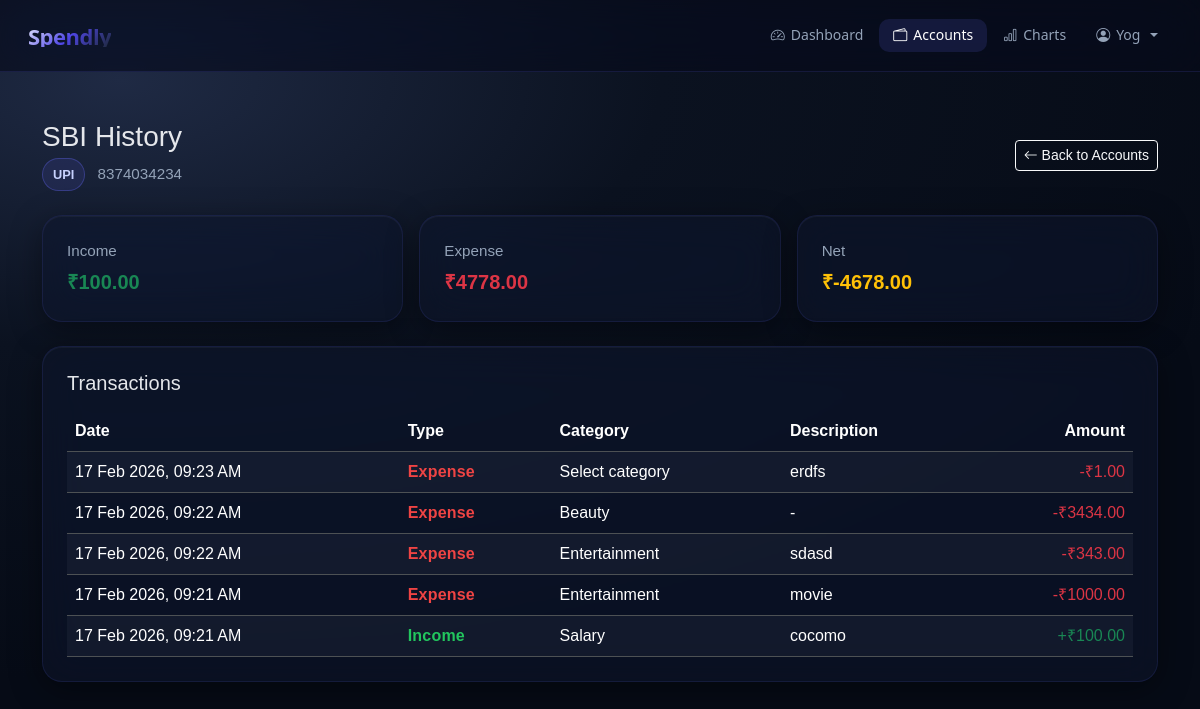
Page /accounts/2/history (signed in) on the earlier database version.
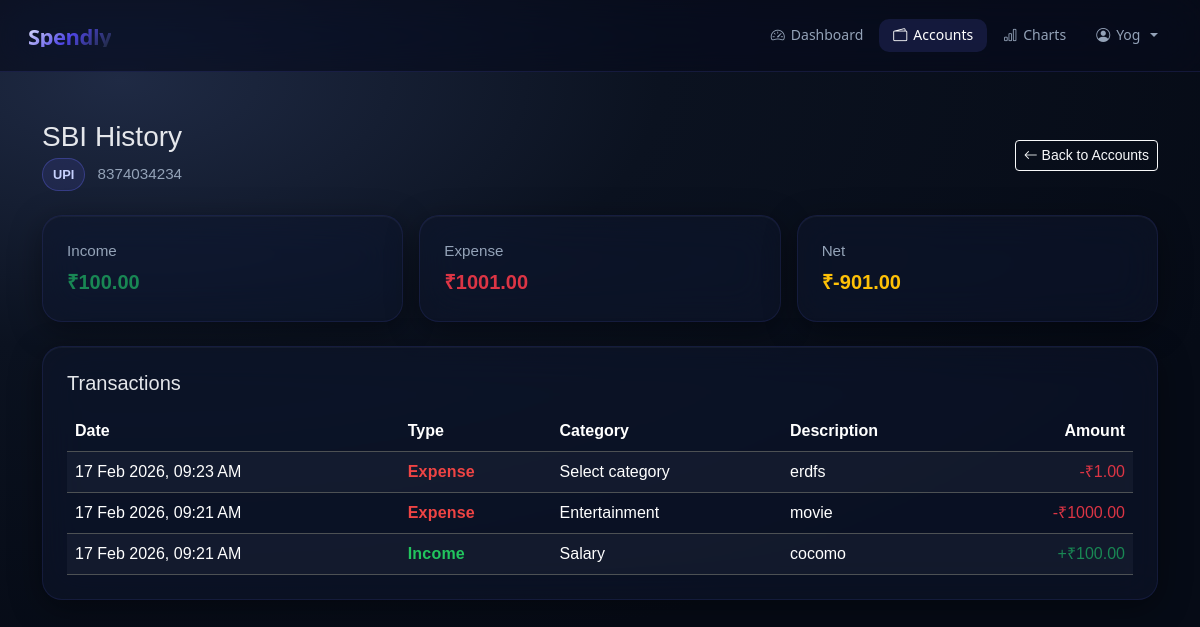
Same page on the later database version.
### models.py (models this page shows)
class User(db.Model, UserMixin):
    id = db.Column(db.Integer, primary_key=True)
    email = db.Column(db.String(150), unique=True)
    password = db.Column(db.String(150))
    first_name = db.Column(db.String(150))
    gender = db.Column(db.String(20))
    number = db.Column(db.String(20))
    notes = db.relationship('Note')
    expenses = db.relationship('Expense')
    accounts = db.relationship('Account')

class Account(db.Model):
    id = db.Column(db.Integer, primary_key=True)
    name = db.Column(db.String(150), nullable=False)
    number = db.Column(db.String(100), nullable=False)
    type = db.Column(db.String(50), nullable=False)
    balance = db.Column(db.Float, nullable=False)
    user_id = db.Column(db.Integer, db.ForeignKey('user.id'), nullable=False)

class Expense(db.Model):
    id = db.Column(db.Integer, primary_key=True)
    amount = db.Column(db.Float, nullable=False)
    category = db.Column(db.String(100), nullable=False)
    type = db.Column(db.String(20), nullable=False)  # 'Income' or 'Expense'
    description = db.Column(db.String(500))
    payment_mode = db.Column(db.String(50))
    date = db.Column(db.DateTime(timezone=True), default=func.now())
    user_id = db.Column(db.Integer, db.ForeignKey('user.id'), nullable=False)

### views.py (the view)
@views.route('/accounts/<int:account_id>/history', methods=['GET'])
@login_required
def account_history(account_id):
    account = Account.query.get(account_id)
    if not account or account.user_id != current_user.id:
        flash('Account not found.', category='error')
        return redirect(url_for('views.accounts'))
    transactions = (Expense.query
                    .filter(Expense.user_id == current_user.id)
                    .filter(or_(Expense.payment_mode == str(account.id),
                                Expense.payment_mode == account.name))
                    .order_by(Expense.date.desc())
                    .all())
    total_income = sum(t.amount for t in transactions if t.type == 'Income')
    total_expense = sum(t.amount for t in transactions if t.type == 'Expense')
    return render_template(
        'account_history.html',
        user=current_user,
        account=account,
        transactions=transactions,
        total_income=total_income,
        total_expense=total_expense,
        net_balance=total_income - total_expense,
    )

### __init__.py (called while the page is built)
def create_app():
    app = Flask(__name__)
    app.config['SECRET_KEY'] = 'ayisgdysiasgdasikasjdhaskydgk'
    app.config['SQLALCHEMY_DATABASE_URI'] = f'sqlite:///{DB_NAME}'
    db.init_app(app)
    from views import views
    from auth import auth
    app.register_blueprint(views, url_prefix='/')
    app.register_blueprint(auth, url_prefix='/')
    from models import User, Note, Expense, Account
    with app.app_context():
        db.create_all()
    login_manager = LoginManager()
    login_manager.login_view = 'auth.login'
    login_manager.init_app(app)
    @login_manager.user_loader
    def load_user(id):
        return User.query.get(int(id))
    return app

### templates/account_history.html (shortened to what this page needs)
<!doctype html>
<html lang="en">
<head>
  <link href="https://cdn.jsdelivr.net/npm/bootstrap@5.3.2/dist/css/bootstrap.min.css" rel="stylesheet" />
  <link href="https://cdn.jsdelivr.net/npm/bootstrap-icons/font/bootstrap-icons.css" rel="stylesheet" />
</head>
<body>
  {% include "_navbar.html" %}
  <div class="container py-5">
    <div class="d-flex flex-wrap justify-content-between align-items-center mb-4 gap-3">
      <div>
        <h3 class="mb-1">{{ account.name }} History</h3>
        <div class="meta">
          <span class="chip me-2">{{ account.type }}</span>
          <span>{{ account.number or '-' }}</span>
        </div>
      </div>
      <a href="{{ url_for('views.accounts') }}" class="btn btn-outline-light btn-sm">
        <i class="bi bi-arrow-left"></i> Back to Accounts
      </a>
    </div>
    <div class="row g-3 mb-4">
      <div class="col-md-4">
        <div class="glass-card">
          <div class="meta mb-1">Income</div>
          <div class="summary-value text-success">₹{{ "%.2f"|format(total_income) }}</div>
        </div>
      </div>
      <div class="col-md-4">
        <div class="glass-card">
          <div class="meta mb-1">Expense</div>
          <div class="summary-value text-danger">₹{{ "%.2f"|format(total_expense) }}</div>
        </div>
      </div>
      <div class="col-md-4">
        <div class="glass-card">
          <div class="meta mb-1">Net</div>
          <div class="summary-value {% if net_balance >= 0 %}text-info{% else %}text-warning{% endif %}">
            ₹{{ "%.2f"|format(net_balance) }}
          </div>
        </div>
      </div>
    </div>
    <div class="glass-card">
      <h5 class="mb-3">Transactions</h5>
      {% if transactions %}
      <div class="table-responsive">
        <table class="table table-dark table-striped align-middle mb-0">
          <thead>
            <tr class="text-secondary">
              <th>Date</th>
              <th>Type</th>
              <th>Category</th>
              <th>Description</th>
              <th class="text-end">Amount</th>
            </tr>
          </thead>
          <tbody>
            {% for t in transactions %}
            <tr>
              <td>{{ t.date.strftime('%d %b %Y, %I:%M %p') }}</td>
              <td>
                <span class="type-text {% if t.type == 'Income' %}income{% else %}expense{% endif %}">
                  {{ t.type }}
                </span>
              </td>
              <td>{{ t.category }}</td>
              <td>{{ t.description or '-' }}</td>
              <td class="text-end {% if t.type == 'Income' %}text-success{% else %}text-danger{% endif %}">
                {% if t.type == 'Income' %}+{% else %}-{% endif %}₹{{ "%.2f"|format(t.amount) }}
              </td>
            </tr>
            {% endfor %}
          </tbody>
        </table>
      </div>
      {% else %}
      <p class="text-secondary mb-0">No transactions found for this account yet.</p>
      {% endif %}
    </div>
  </div>
</body>
</html>

### templates/_navbar.html (shortened to what this page needs)
<nav id="shared-app-navbar" class="navbar navbar-expand-lg">
  <a class="shared-navbar-brand" href="{{ url_for('views.dashboard') }}">
    Spendly
  </a>
  {% set current_path = request.path %}
  <div class="collapse navbar-collapse shared-nav-collapse" id="navMenu">
    <ul class="shared-nav-list">
      {% if user is defined and user and user.is_authenticated %}
      <li class="nav-item">
        <a class="shared-nav-link {% if current_path == '/dashboard' %}active{% endif %}"
          href="{{ url_for('views.dashboard') }}">
          <i class="bi bi-speedometer2"></i> Dashboard
        </a>
      </li>
      <li class="nav-item">
        <a class="shared-nav-link {% if current_path == '/accounts' or current_path.startswith('/accounts/') %}active{% endif %}"
          href="{{ url_for('views.accounts') }}">
          <i class="bi bi-wallet2"></i> Accounts
        </a>
      </li>
      <li class="nav-item">
        <a class="shared-nav-link {% if current_path == '/charts' %}active{% endif %}"
          href="{{ url_for('views.charts') }}">
          <i class="bi bi-bar-chart"></i> Charts
        </a>
      </li>
      <li class="nav-item dropdown">
        <a class="shared-nav-link dropdown-toggle {% if current_path == '/profile' %}active{% endif %}" href="#"
          id="navbarDropdown" role="button" data-bs-toggle="dropdown" data-toggle="dropdown" aria-expanded="false">
          <i class="bi bi-person-circle"></i> {{ user.first_name }}
        </a>
      </li>
      {% endif %}
    </ul>
  </div>
</nav>

### templates/account_history.html (style rules this page uses)
* { box-sizing: border-box; }
body { font-family: "Poppins", sans-serif; background: radial-gradient(1200px 600px at 10% 10%, #1f2a44, #0b1220 45%, #060b16); margin: 0; color: #e5e7eb; min-height: 100vh; }
.glass-card { background: rgba(15, 23, 42, 0.55); backdrop-filter: blur(20px) saturate(1.4); -webkit-backdrop-filter: blur(20px) saturate(1.4); border: 1px solid rgba(99, 102, 241, 0.12); border-radius: 20px; padding: 24px; box-shadow: 0 8px 32px rgba(0, 0, 0, 0.4), inset 0 1px 0 rgba(255, 255, 255, 0.04); }
.meta { color: #94a3b8; font-size: 0.95rem; }
.chip { display: inline-block; padding: 6px 10px; border-radius: 999px; font-size: 0.8rem; font-weight: 600; border: 1px solid rgba(99, 102, 241, 0.35); color: #c7d2fe; background: rgba(99, 102, 241, 0.12); }
.summary-value { font-size: 1.25rem; font-weight: 700; }
.type-text { font-weight: 700; letter-spacing: 0.2px; }
.type-text.income { color: #22c55e; }
.type-text.expense { color: #ef4444; }
.table-dark { --bs-table-bg: transparent; --bs-table-striped-bg: rgba(148, 163, 184, 0.06); --bs-table-hover-bg: rgba(99, 102, 241, 0.12); }

### templates/_navbar.html (style rules this page uses)
#shared-app-navbar { --nav-bg: rgba(8, 12, 25, 0.65); --nav-border: rgba(99, 102, 241, 0.15); --link: #94a3b8; --link-active-bg: rgba(99, 102, 241, 0.15); --link-active: #ffffff; --dropdown-bg: rgba(15, 23, 42, 0.95); --dropdown-border: rgba(99, 102, 241, 0.3); --font: system-ui, -apple-system, "Segoe UI", sans-serif; background: var(--nav-bg) !important; backdrop-filter: blur(24px) saturate(1.6) !important; -webkit-backdrop-filter: blur(24px) saturate(1.6) !important; border-bottom: 1px solid var(--nav-border) !important; padding: 12px 28px !important; min-height: 72px; font-family: var(--font) !important; box-sizing: border-box; }
#shared-app-navbar * { box-sizing: border-box; font-family: inherit !important; }
#shared-app-navbar .shared-navbar-brand { font-weight: 800 !important; font-size: 22px !important; line-height: 1 !important; letter-spacing: -0.5px !important; display: inline-flex !important; align-items: center !important; gap: 0 !important; text-decoration: none !important; white-space: nowrap !important; background: linear-gradient(135deg, #e5e7ff, #4f46e5, #1e293b); -webkit-background-clip: text; -webkit-text-fill-color: transparent; background-clip: text; margin: 0; padding: 0; }
#shared-app-navbar .shared-nav-collapse { justify-content: flex-end !important; }
#shared-app-navbar .shared-nav-list { display: flex !important; align-items: center !important; margin-left: auto !important; margin-bottom: 0 !important; padding-left: 0 !important; gap: 2px !important; list-style: none !important; }
#shared-app-navbar .nav-item { margin: 0 !important; padding: 0 !important; }
#shared-app-navbar .shared-nav-link { display: inline-flex !important; align-items: center !important; gap: 6px !important; color: var(--link) !important; font-weight: 500 !important; font-size: 14px !important; line-height: 1.2 !important; padding: 8px 14px !important; border-radius: 10px !important; margin: 0 !important; text-decoration: none !important; transition: all 0.25s ease !important; white-space: nowrap; }
#shared-app-navbar .shared-nav-link.active, #shared-app-navbar .shared-nav-link:hover, #shared-app-navbar .shared-nav-link:focus { color: var(--link-active) !important; background: var(--link-active-bg) !important; }

Differences in the rows shown:
removed Expense: date "17 Feb 2026, 09:22 AM", type "Expense", category "Beauty", description "-", amount "3434.00"
removed Expense: date "17 Feb 2026, 09:22 AM", type "Expense", category "Entertainment", description "sdasd", amount "343.00"
Other differences:
{{ "%.2f"|format(total_expense) }}: "4778.00" → "1001.00"
{{ "%.2f"|format(net_balance) }}: "-4678.00" → "-901.00"
